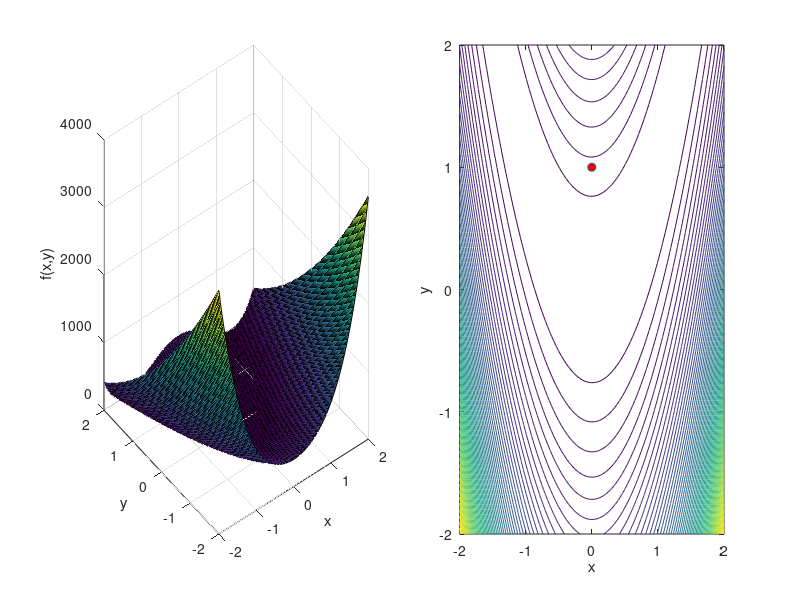

This figure's MATLAB source: (Note: this script raises an error after producing the figure.)
% wolfe condition
% yanran Huo

close all;
% Define objective function
f = @(x) 100*(x(2)-x(1)^2)^2 + (1-x(1))^2;

% Define gradient of objective function
gradf = @(x) [ -400*x(1)*(x(2)-x(1)^2)-2*(1-x(1)) ; 200*(x(2)-x(1)^2) ];

% Define hessian matrix
hessf = @(x) [-400*(x(2)-3*x(1)^2)+2 -400*x(1); -400*x(1) 200];

% Set initial point
xk = [0;1];
fk = f(xk);
k = 0;
Tol = 1e-4;

% Surf and contour plot of the objection function
figure('Position',[30 100 1200 500])
N = 100;
x = linspace(-2,2,N);
[X,Y] = meshgrid(x,x);
fplot = @(x,y) 100*(y-x.^2).^2 + (1-x).^2;
Z = fplot(X,Y);
subplot(1,2,1)
surf(X,Y,Z);
xlabel('x'); ylabel('y'); zlabel('f(x,y)')
hold on;
subplot(1,2,2)
contour(X,Y,Z,60)
hold on
xlabel('x'); ylabel('y');
hold on
% Plot initial point
plot(xk(1),xk(2),'o','MarkerFaceColor','r')

fprintf('iter                   xk                          fk                      alphak\n')
fprintf('-----------------------------------------------------------------------------------------\n')
fprintf('%3d        %3.8e    %3.8e       %3.8e        %3.8e\n',k,xk(1),xk(2),fk, 1)


KeepIterate = true;

while KeepIterate == true
    % Choose pk
    gradfk = gradf(xk);
    hessfk = hessf(xk);
    [~, p]=chol(hessfk);
    if p == 0
        p;
        pk = -(hessfk\gradfk);
        pk = pk/norm(pk);
    else
        p;
        pk = -gradfk/norm(gradfk);
    end

    %set start point
    alpha_0=0;
    alpha_max = 5;
    c1 = 1e-4;
    c2 = 0.9;
    alpha = Wolfecondition(f,gradf,alpha_0,alpha_max,xk,pk,c1,c2);
    xk;
    fk = f(xk);
    grad_last = gradfk;
    xknew = xk+alpha*pk;
    fktest = f(xknew);
    if fktest < fk
        % Plot the xknew
        plot(xknew(1),xknew(2),'o','MarkerFaceColor','r')
        pause(0.6)
        Err_1 = norm(abs(xknew-xk));
        Err_2 = norm(abs(gradf(xknew)-grad_last));
    if Err_1<Tol && Err_2<Tol
        KeepIterate = false;
    end
    k = k+1; xk = xknew; fk = fktest;
    end
    % Print the iteration
plot(xknew(1),xknew(2),'o','MarkerFaceColor','r')
quiver(xk(1),xk(2),pk(1),pk(2),alpha,'k','Linewidth',1);
drawnow;
fprintf('%3d        %3.8e    %3.8e       %3.8e        %3.8e\n',k,xk(1),xk(2),fk,1)
keepIterate = false;
end
disp(xk);